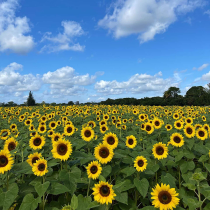
#> input picture Assignment 2/Files/the_berry_farms_sunflower_field.jpeg, 210 x 210 px, shrunk from 1440 x 1440 before the run, found by its file name
$ jupyter execute 'Assignment 2.ipynb'   (shell and % lines are left out)
#> lines starting #> are read from the running program, lines starting #| are printed output that depends on the picture
[cell 1]
import cv2 as cv
import numpy as np
import matplotlib.pyplot as plt
import matplotlib.colors as mcolors
# from skimage.feature import peak_local_max

# Question 01

[cell 2]
def laplace_of_gaussian(sigma):
    # Calculate kernel half-width
    hw = int(3 * sigma)

    # Create 2D coordinate grid
    x = np.arange(-hw, hw + 1)
    X, Y = np.meshgrid(x, x)

    # Precompute common terms for clarity
    norm_factor = 1 / (np.pi * sigma**4)
    exp_term = np.exp(-(X**2 + Y**2) / (2 * sigma**2))
    scale_term = (X**2 + Y**2) / (2 * sigma**2) - 1

    # Calculate Laplacian of Gaussian
    log = norm_factor * scale_term * exp_term

    return log

[cell 3]
def detect_max(img_log, sigma):
    coordinates = set()
    k = 1  # Radius for neighborhood
    threshold = 0.09

    # Get the dimensions of the image
    h, w = img_log.shape

    # Iterate over the valid region to avoid boundary issues
    for i in range(k, h - k):
        for j in range(k, w - k):
            # Extract the local neighborhood
            patch = img_log[i - k:i + k + 1, j - k:j + k + 1]

            # Check if the max value meets the threshold
            if patch.max() >= threshold:
                # Get the coordinates of the max value within the patch
                x, y = np.unravel_index(np.argmax(patch), patch.shape)
                # Adjust to the image's coordinate space and store the result
                coordinates.add((i + x - k, j + y - k))

    return coordinates

[cell 4]
# Load and preprocess the image
img1 = cv.imread("D:/Sem 5/Image Processing and Machine Vision/Github/EN3160---Image-Processing-and-Machine-Vision/Assignment 2/Files/the_berry_farms_sunflower_field.jpeg", cv.IMREAD_REDUCED_COLOR_4)
#> img1 is the input picture: shape (210, 210, 3); mean B, G, R 119.8, 125.3, 100.4

img1 = cv.cvtColor(img1, cv.COLOR_BGR2GRAY) / 255.0
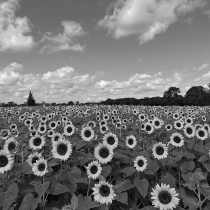
#> img1: shape (210, 210) float64; min 0.0196, max 0.984, mean 0.46

# Create a 3x3 plot grid
fig, axes = plt.subplots(3, 3, figsize=(15, 15))

# Iterate over each subplot to apply LoG filtering and detect local peaks
for r, ax in enumerate(axes.flatten(), start=1):
    sigma = r / 1.414
    LOG = sigma**2 * laplace_of_gaussian(sigma)  # Compute the LoG kernel

    # Apply LoG filter and square the result
    img1_log = np.square(cv.filter2D(img1, -1, LOG))

    # Detect local peaks
    coordinates = detect_max(img1_log, sigma)

    # Display the LoG-filtered image
    ax.imshow(img1_log, cmap='gray')
    ax.set_title(f'r = {r}')

    # Draw circles around detected peaks
    for x, y in coordinates:
        circle = plt.Circle((y, x), sigma * 1.414, color='red', linewidth=1, fill=False)
        ax.add_patch(circle)
#> this loop made 9 passes
#> pass 1, `img1_log = np.square(cv.filter2D(img1, -1, LOG))`:
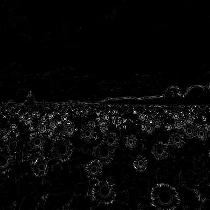
#> img1_log: shape (210, 210) float64; min 1.31e-15, max 0.0933, mean 0.00265; drawn with min black and max white
#> pass 2, `img1_log = np.square(cv.filter2D(img1, -1, LOG))`:
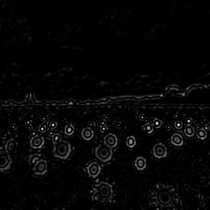
#> img1_log: shape (210, 210) float64; min 2.36e-13, max 0.14, mean 0.00364; drawn with min black and max white
#> pass 3, `img1_log = np.square(cv.filter2D(img1, -1, LOG))`:
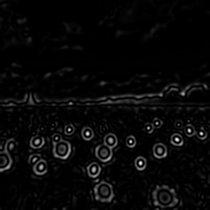
#> img1_log: shape (210, 210) float64; min 7.26e-12, max 0.132, mean 0.00449; drawn with min black and max white
#> after the loop:
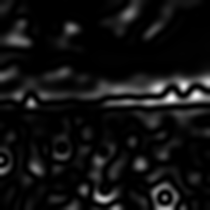
#> img1_log: shape (210, 210) float64; min 2.46e-12, max 0.0498, mean 0.00365; drawn with min black and max white

# Adjust layout and remove axis ticks for a cleaner look
plt.tight_layout()
plt.axis('off')
plt.show()
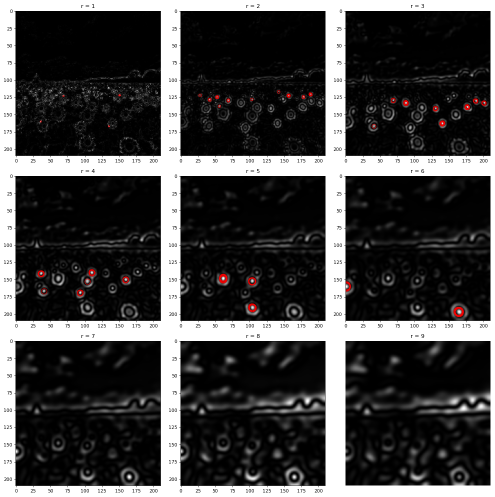
#> figure drawn by matplotlib, 9 panels

[cell 5]
# Load the image and convert to grayscale
img1 = cv.imread('D:/Sem 5/Image Processing and Machine Vision/Github/EN3160---Image-Processing-and-Machine-Vision/Assignment 2/Files/the_berry_farms_sunflower_field.jpeg', cv.IMREAD_REDUCED_COLOR_4)
img1_gray = cv.cvtColor(img1, cv.COLOR_BGR2GRAY).astype(np.float32) / 255.0

# Set up the plotting canvas
fig, axes = plt.subplots(1, 2, figsize=(10, 10))

# Display original image
axes[0].imshow(cv.cvtColor(img1, cv.COLOR_BGR2RGB))
axes[0].set_title("Original Image")
axes[0].axis('off')

# Display grayscale image with detected blobs
ax = axes[1]
ax.imshow(img1_gray, cmap='gray')
ax.grid(False)
colors = list(mcolors.TABLEAU_COLORS.values())  # Use color values directly

# Initialize variables to store legend details
patches, labels = [], []

# Loop through different sigma values to detect blobs
for r in range(1, 11):
    sigma = r / 1.414
    LOG = sigma**2 * laplace_of_gaussian(sigma)  # Create LoG kernel
    img1_log = np.square(cv.filter2D(img1_gray, -1, LOG))  # Apply LoG filter

    coordinates = detect_max(img1_log, sigma)  # Detect local maxima

    # Plot detected blobs as circles
    for x, y in coordinates:
        c = plt.Circle((y, x), sigma * 1.414, color=colors[r-1], linewidth=1, fill=False)
        ax.add_patch(c)

    # Store patch and label for legend
    patches.append(c)
    labels.append(f'r = {r}')
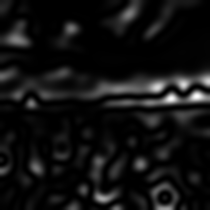
#> img1_log: shape (210, 210) float32; min 5.4e-13, max 0.0515, mean 0.00373; drawn with min black and max white
#> after the loop, labels = ['r = 1', 'r = 2', 'r = 3', 'r = 4', 'r = 5', 'r = 6', 'r = 7', 'r = 8', 'r = 9', 'r = 10']; patches = 10 items

# Final plot adjustments
ax.set_xlim(0, img1.shape[1])
ax.set_title("Detected Blobs at Different Sigma Values")
ax.legend(patches, labels, loc='best', fontsize=8)
plt.axis('off')

plt.show()
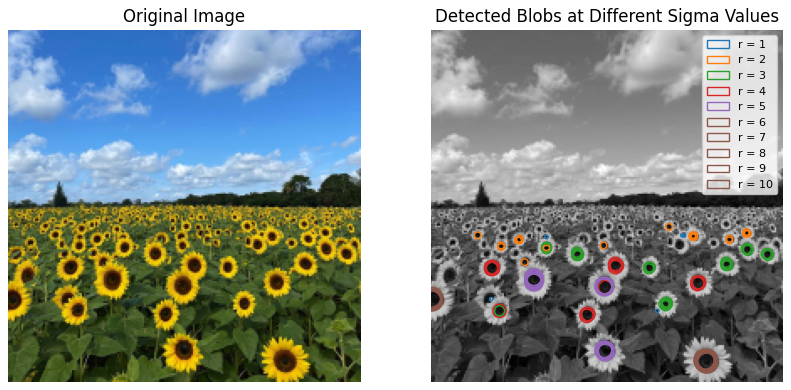
#> figure drawn by matplotlib, 2 panels

# Question 02

[cell 6]
from scipy.optimize import minimize
from scipy import linalg
import matplotlib.pyplot as plt
import tikzplotlib

# np.random.seed(0)
N = 100
half_n = N // 2
r = 10
x0_gt, y0_gt = 2, 3  # Center

s = r / 16
t = np.random.uniform(0, 2 * np.pi, half_n)
n = s * np.random.randn(half_n)
x, y = x0_gt + (r + n) * np.cos(t), y0_gt + (r + n) * np.sin(t)
X_circ = np.hstack((x.reshape(half_n, 1), y.reshape(half_n, 1)))

s = 1.0
m, b = -1, 2
x = np.linspace(-12, 12, half_n)
y = m * x + b + s * np.random.randn(half_n)
X_line = np.hstack((x.reshape(half_n, 1), y.reshape(half_n, 1)))

X = np.vstack((X_circ, X_line))  # All points

fig, ax = plt.subplots(1, 1, figsize=(8, 8))
ax.scatter(X_line[:, 0], X_line[:, 1], label='Line')
ax.scatter(X_circ[:, 0], X_circ[:, 1], label='Circle')

circle_gt = plt.Circle((x0_gt, y0_gt), r, color='g', fill=False, label='Ground Truth')
ax.add_patch(circle_gt)
ax.plot((x0_gt), (y0_gt), '+', color='g')

x_min, x_max = ax.get_xlim()
x_ = np.array([x_min, x_max])
y_ = m * x_ + b

plt.plot(x_, y_, color='m', label='Ground Truth Line')
plt.legend()
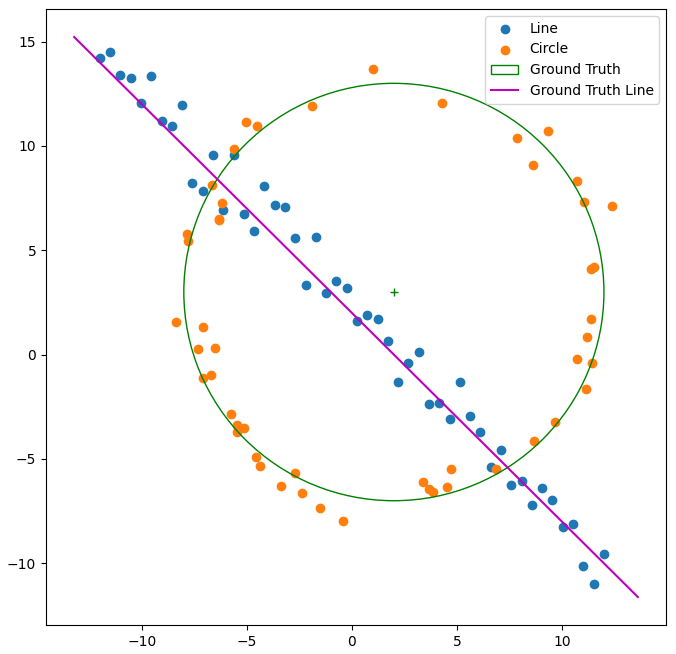
#> figure drawn by matplotlib, 1 panel

$ run again, with Assignment 2/Files/005.jpg copied over Assignment 2/Files/the_berry_farms_sunflower_field.jpeg
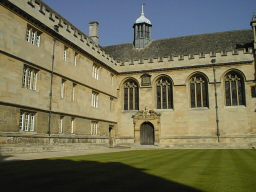
#> input picture Assignment 2/Files/005.jpg, 256 x 192 px, found by its file name
#> img1 is the input picture: shape (192, 256, 3); mean B, G, R 84.4, 109.4, 111.6
#> img1: shape (192, 256) float64
#> after the loop `for r, ax in enumerate(axes.flatten(), start=1):`:
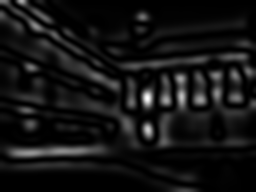
#> img1_log: shape (192, 256) float64; min 6e-16, max 0.0485, mean 0.00381; drawn with min black and max white
#> after the loop `for r in range(1, 11):`: labels = ['r = 1', 'r = 2', 'r = 3', 'r = 4', 'r = 5', 'r = 6', 'r = 7', 'r = 8', 'r = 9', 'r = 10']; patches = 10 items
#> `plt.show()`:
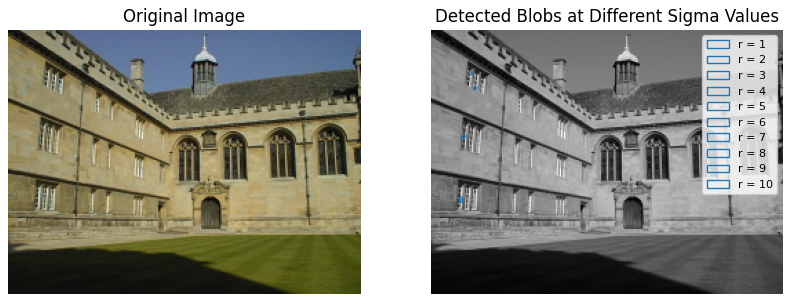
#> figure drawn by matplotlib, 2 panels
